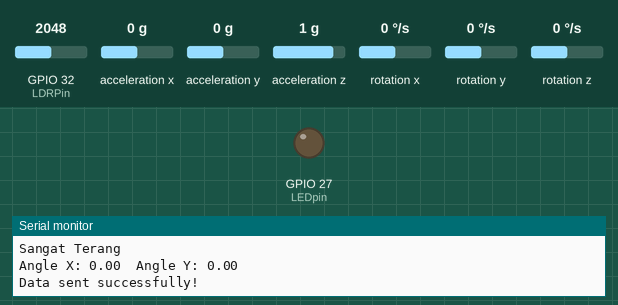
Simulated run of this sketch. Board: ESP32. Parts: output pins drawn as LEDs (lit = HIGH), the last lines printed to the serial monitor. Inputs (shaded band) come from the test bench; at power-on: GPIO 32 (LDRPin) = 2048, acceleration x 0 g, acceleration y 0 g, acceleration z 1 g, rotation x 0 °/s, rotation y 0 °/s, rotation z 0 °/s. WiFi joins after 1.5 s; servers stay silent unless stated; uploads are accepted with an empty reply.

Above: at 6.2 s.
6.3 s: GPIO 32 (LDRPin) set to 521
16.8 s: GPIO 32 (LDRPin) set to 448
At 21.5 s:
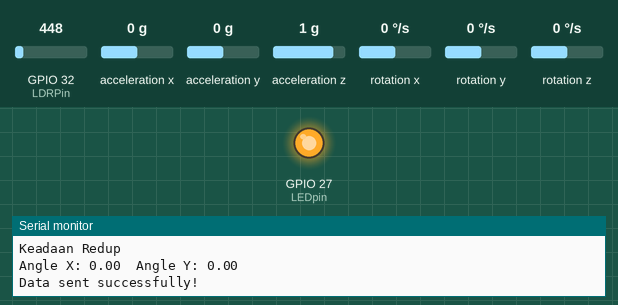
43.0 s: GPIO 32 (LDRPin) set to 540
At 47.1 s:
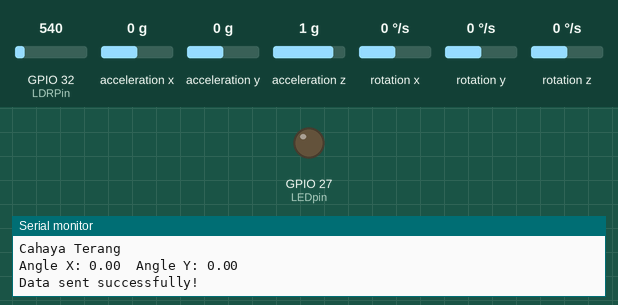
48.8 s: GPIO 32 (LDRPin) set to 460
At 52.5 s:
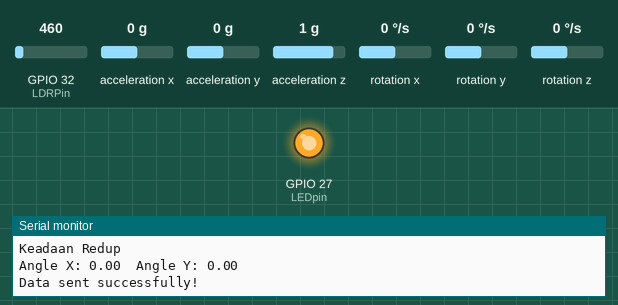
Timing chart, 0 to 54.0 s (numbered marks = the images above; inputs shaded):
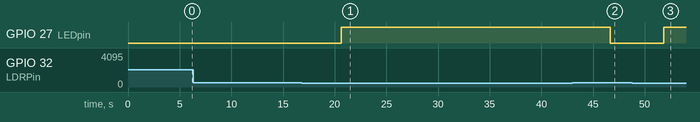

The sketch:

Kegiatan2_prak.ino
```cpp
#include <Wire.h>
#include <MPU6050_tockn.h>
#include <HTTPClient.h>
#include <WiFi.h>

MPU6050 mpu6050(Wire);

const int LDRPin = 32;
const int LEDpin = 27;
const char* ssid = "mupay";
const char* password = "alviyesz";
const char* serverName = "http://172.20.10.3/praktikum_modul4/input.php/";
const char* apiKey = "afbakjfwkabfkjabfakjfawjaf";


void connectToWiFi() {
  WiFi.begin(ssid, password);
  while (WiFi.status() != WL_CONNECTED) {
    delay(1000);
    Serial.println("Connecting to WiFi....");
  }
  Serial.println("Connected to WiFi");
  Serial.println("Local IP: " + WiFi.localIP().toString());
}

void analyzeLightSensor(int lightSensorValue) {
  Serial.print("Light Sensor Value: ");
  Serial.println(lightSensorValue);

  if (lightSensorValue >= 0 && lightSensorValue <= 50) {
    Serial.println("Keadaan Gelap");
    digitalWrite(LEDpin, HIGH);  // Nyalakan LED
  } else if (lightSensorValue > 50 && lightSensorValue <= 500) {
    Serial.println("Keadaan Redup");
    digitalWrite(LEDpin, HIGH);  // Nyalakan LED
  } else if (lightSensorValue > 500 && lightSensorValue <= 2000) {
    Serial.println("Cahaya Terang");
    digitalWrite(LEDpin, LOW);  // Matikan LED
  } else {
    Serial.println("Sangat Terang");
    digitalWrite(LEDpin, LOW);  // Matikan LED
  }
}

void analyzeMPUSensor() {
  mpu6050.update();
  Serial.print("Angle X: ");
  Serial.print(mpu6050.getAngleX());
  Serial.print("\tAngle Y: ");
  Serial.println(mpu6050.getAngleY());

  if (mpu6050.getAngleX() > 10) {
    Serial.println("Sensor Miring Kiri");
  } else if (mpu6050.getAngleX() < -10) {
    Serial.println("Sensor Miring Kanan");
  } else if (mpu6050.getAngleY() > 10) {
    Serial.println("Sensor Miring Depan");
  } else if (mpu6050.getAngleY() < -10) {
    Serial.println("Sensor Miring Belakang");
  }
}
void sendDataToServer(int lightSensorValue) {
  char url[256];
  sprintf(url, "%s?apikey=%s&angkax=%f&angkay=%f&sensor=%d",
          serverName, apiKey, mpu6050.getAngleX(), mpu6050.getAngleY(), lightSensorValue);

  HTTPClient http;
  http.begin(url);
  int httpResponseCode = http.GET();

  if (httpResponseCode == 200) {
    Serial.println("Data sent successfully!");
  } else {
    Serial.print("Error code: ");
    Serial.println(httpResponseCode);
  }

  http.end();
}
//
void setup() {
  Serial.begin(9600);
  pinMode(LDRPin, INPUT);

  connectToWiFi();
  pinMode(LEDpin, OUTPUT);
  Wire.begin();
  mpu6050.begin();
  mpu6050.calcGyroOffsets();
}

void loop() {
  int lightValue = analogRead(LDRPin);
  analyzeLightSensor(lightValue);
  analyzeMPUSensor();
  sendDataToServer(lightValue);
  delay(5000);
}
```

Measured:
- the behaviour switches between 501 and 500 on GPIO 32 (LDRPin) (found by bisection; images 0 and 1)
- after the input at 16.8 s, GPIO 27 (LEDpin): LOW → HIGH after 3.8 s
- after the input at 43.0 s, GPIO 27 (LEDpin): HIGH → LOW after 3.7 s
- after the input at 48.8 s, GPIO 27 (LEDpin): LOW → HIGH after 3.1 s
